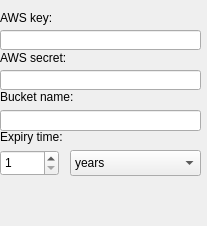
<?xml version="1.0" encoding="UTF-8"?>
<ui version="4.0">
 <class>Form</class>
 <widget class="QWidget" name="Form">
  <property name="geometry">
   <rect>
    <x>0</x>
    <y>0</y>
    <width>207</width>
    <height>226</height>
   </rect>
  </property>
  <property name="windowTitle">
   <string>Form</string>
  </property>
  <widget class="QLineEdit" name="kcfg_AWSKey">
   <property name="geometry">
    <rect>
     <x>0</x>
     <y>30</y>
     <width>201</width>
     <height>20</height>
    </rect>
   </property>
   <property name="echoMode">
    <enum>QLineEdit::Normal</enum>
   </property>
  </widget>
  <widget class="QLineEdit" name="kcfg_AWSSecret">
   <property name="geometry">
    <rect>
     <x>0</x>
     <y>70</y>
     <width>201</width>
     <height>20</height>
    </rect>
   </property>
   <property name="echoMode">
    <enum>QLineEdit::Normal</enum>
   </property>
  </widget>
  <widget class="QLabel" name="label">
   <property name="geometry">
    <rect>
     <x>0</x>
     <y>10</y>
     <width>81</width>
     <height>16</height>
    </rect>
   </property>
   <property name="text">
    <string>AWS key:</string>
   </property>
  </widget>
  <widget class="QLabel" name="label_2">
   <property name="geometry">
    <rect>
     <x>0</x>
     <y>50</y>
     <width>81</width>
     <height>16</height>
    </rect>
   </property>
   <property name="text">
    <string>AWS secret:</string>
   </property>
  </widget>
  <widget class="QLabel" name="label_3">
   <property name="geometry">
    <rect>
     <x>0</x>
     <y>90</y>
     <width>191</width>
     <height>21</height>
    </rect>
   </property>
   <property name="text">
    <string>Bucket name:</string>
   </property>
   <property name="alignment">
    <set>Qt::AlignLeading|Qt::AlignLeft|Qt::AlignTop</set>
   </property>
   <property name="wordWrap">
    <bool>true</bool>
   </property>
  </widget>
  <widget class="QLineEdit" name="kcfg_BucketName">
   <property name="geometry">
    <rect>
     <x>0</x>
     <y>110</y>
     <width>201</width>
     <height>21</height>
    </rect>
   </property>
   <property name="echoMode">
    <enum>QLineEdit::Normal</enum>
   </property>
  </widget>
  <widget class="QLabel" name="label_4">
   <property name="geometry">
    <rect>
     <x>0</x>
     <y>130</y>
     <width>191</width>
     <height>21</height>
    </rect>
   </property>
   <property name="text">
    <string>Expiry time:</string>
   </property>
   <property name="alignment">
    <set>Qt::AlignLeading|Qt::AlignLeft|Qt::AlignTop</set>
   </property>
   <property name="wordWrap">
    <bool>true</bool>
   </property>
  </widget>
  <widget class="QComboBox" name="kcfg_ExpireType">
   <property name="geometry">
    <rect>
     <x>70</x>
     <y>150</y>
     <width>131</width>
     <height>26</height>
    </rect>
   </property>
   <item>
    <property name="text">
     <string>years</string>
    </property>
   </item>
   <item>
    <property name="text">
     <string>months</string>
    </property>
   </item>
   <item>
    <property name="text">
     <string>days</string>
    </property>
   </item>
   <item>
    <property name="text">
     <string>hours</string>
    </property>
   </item>
   <item>
    <property name="text">
     <string>minutes</string>
    </property>
   </item>
  </widget>
  <widget class="QSpinBox" name="kcfg_ExpireNum">
   <property name="geometry">
    <rect>
     <x>0</x>
     <y>150</y>
     <width>59</width>
     <height>26</height>
    </rect>
   </property>
   <property name="minimum">
    <number>1</number>
   </property>
  </widget>
 </widget>
 <resources>
  <include location="../code/res.qrc"/>
 </resources>
 <connections/>
</ui>
